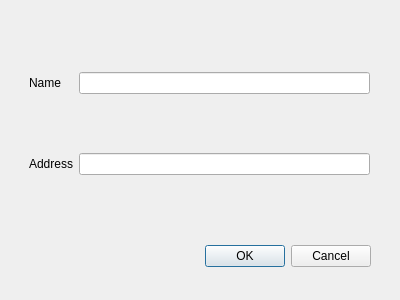
<?xml version="1.0" encoding="UTF-8"?>
<ui version="4.0">
 <class>Dialog</class>
 <widget class="QDialog" name="Dialog">
  <property name="geometry">
   <rect>
    <x>0</x>
    <y>0</y>
    <width>400</width>
    <height>300</height>
   </rect>
  </property>
  <property name="windowTitle">
   <string>Dialog</string>
  </property>
  <widget class="QDialogButtonBox" name="buttonBox">
   <property name="geometry">
    <rect>
     <x>30</x>
     <y>240</y>
     <width>341</width>
     <height>32</height>
    </rect>
   </property>
   <property name="orientation">
    <enum>Qt::Orientation::Horizontal</enum>
   </property>
   <property name="standardButtons">
    <set>QDialogButtonBox::StandardButton::Cancel|QDialogButtonBox::StandardButton::Ok</set>
   </property>
  </widget>
  <widget class="QWidget" name="gridLayoutWidget">
   <property name="geometry">
    <rect>
     <x>29</x>
     <y>19</y>
     <width>341</width>
     <height>211</height>
    </rect>
   </property>
   <layout class="QGridLayout" name="gridLayout">
    <item row="0" column="0">
     <widget class="QLabel" name="label">
      <property name="text">
       <string>Name</string>
      </property>
     </widget>
    </item>
    <item row="1" column="0">
     <widget class="QLabel" name="label_2">
      <property name="text">
       <string>Address</string>
      </property>
     </widget>
    </item>
    <item row="0" column="1">
     <widget class="QLineEdit" name="name_line"/>
    </item>
    <item row="1" column="1">
     <widget class="QLineEdit" name="address_line"/>
    </item>
   </layout>
  </widget>
 </widget>
 <resources/>
 <connections>
  <connection>
   <sender>buttonBox</sender>
   <signal>accepted()</signal>
   <receiver>Dialog</receiver>
   <slot>accept()</slot>
   <hints>
    <hint type="sourcelabel">
     <x>248</x>
     <y>254</y>
    </hint>
    <hint type="destinationlabel">
     <x>157</x>
     <y>274</y>
    </hint>
   </hints>
  </connection>
  <connection>
   <sender>buttonBox</sender>
   <signal>rejected()</signal>
   <receiver>Dialog</receiver>
   <slot>reject()</slot>
   <hints>
    <hint type="sourcelabel">
     <x>316</x>
     <y>260</y>
    </hint>
    <hint type="destinationlabel">
     <x>286</x>
     <y>274</y>
    </hint>
   </hints>
  </connection>
 </connections>
</ui>
